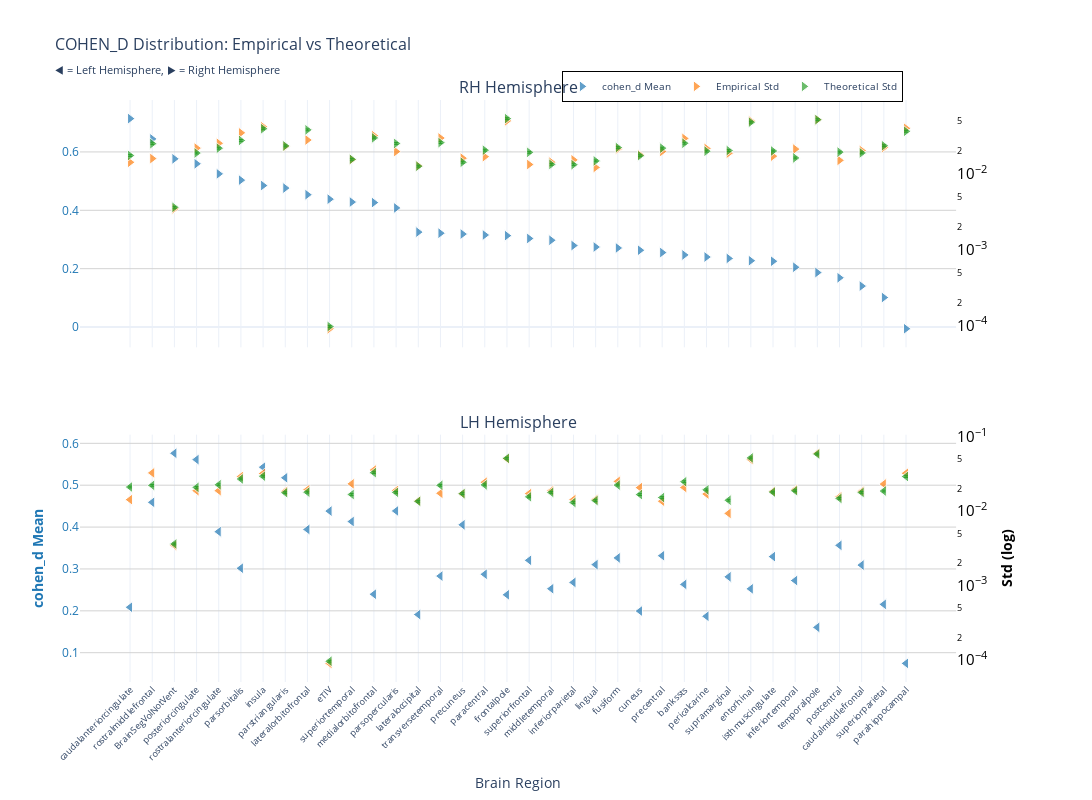
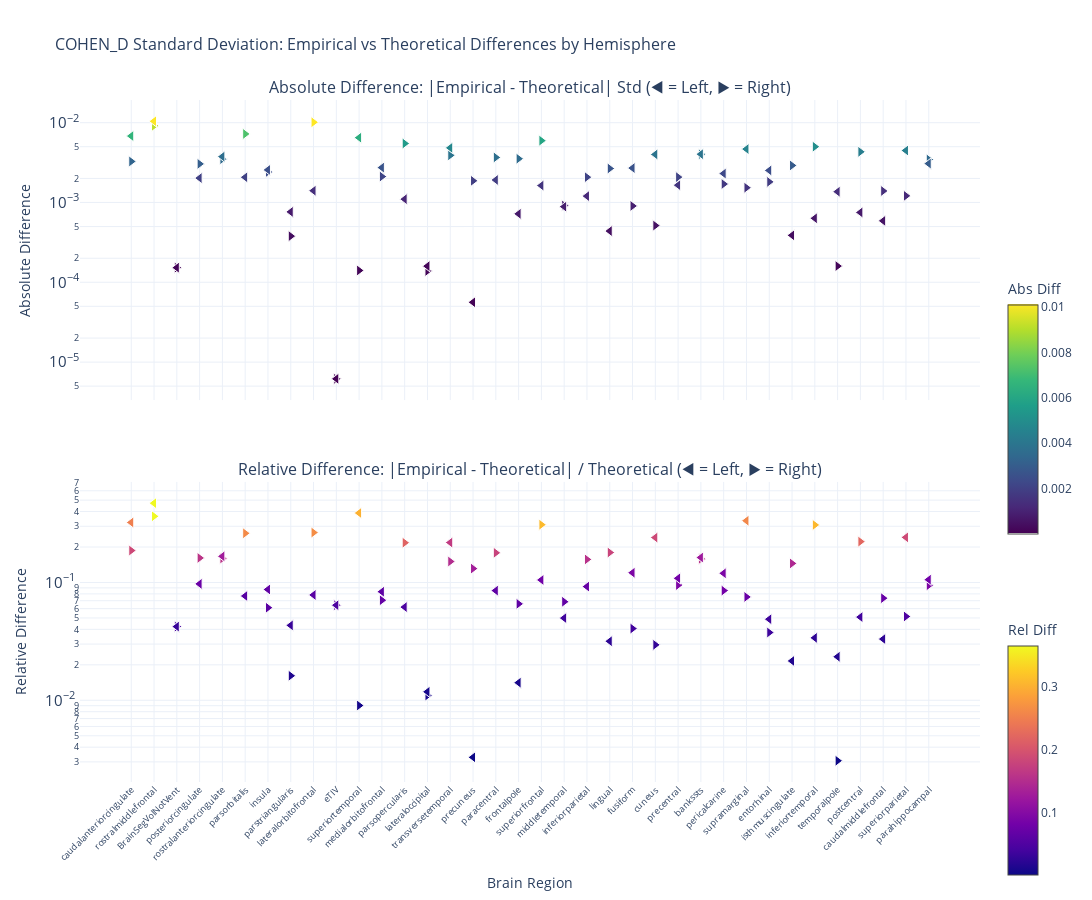

The notebook cell these images were saved under, in order:
### Markdown cell above
### Cohen's d

### Code cell
nu_nav = df_navr[(df_navr["timepoint"] == "baseline") & (df_navr["group"] == "HC-PD")]
data_path = stats_dir / f"cohen_d_baseline_{METRIC}.parquet"
df, stats = get_test_stats(
    data_path, stat_functions_F, nu_nav, hemisphere=True, study="baseline"
)
show_figure(
    stats, hemisphere=True, stat_name="cohen_d", study="baseline", metric=METRIC
)

### Figure 1 — Plotly figure (JSON) as saved in the notebook; plotly's stock layout.template omitted (floating-point values rounded to 4 significant figures)
{"data": [{"hovertemplate": "<b>%{x}</b><br>Mean cohen_d: %{y:.2f}<br><extra></extra>", "legendgroup": "mean", "marker": {"color": "#1f77b4", "line": {"color": "white", "width": 1}, "opacity": 0.7, "size": 10, "symbol": "triangle-right"}, "mode": "markers", "name": "cohen_d Mean", "showlegend": true, "type": "scatter", "x": ["caudalanteriorcingulate", "rostralmiddlefrontal", "BrainSegVolNotVent", "posteriorcingulate", "rostralanteriorcingulate", "parsorbitalis", "insula", "parstriangularis", "lateralorbitofrontal", "eTIV", "superiortemporal", "medialorbitofrontal", "parsopercularis", "lateraloccipital", "transversetemporal", "precuneus", "paracentral", "frontalpole", "superiorfrontal", "middletemporal", "inferiorparietal", "lingual", "fusiform", "cuneus", "precentral", "bankssts", "pericalcarine", "supramarginal", "entorhinal", "isthmuscingulate", "inferiortemporal", "temporalpole", "postcentral", "caudalmiddlefrontal", "superiorparietal", "parahippocampal"], "xaxis": "x", "y": [0.7142, 0.6446, 0.5763, 0.5594, 0.5249, 0.5034, 0.4848, 0.4762, 0.4535, 0.4382, 0.4283, 0.4265, 0.4081, 0.3252, 0.3216, 0.3186, 0.3153, 0.3132, 0.3035, 0.2974, 0.2792, 0.2742, 0.2709, 0.2631, 0.2551, 0.247, 0.2399, 0.2351, 0.2273, 0.2254, 0.205, 0.1866, 0.1688, 0.1403, 0.1011, -0.005829], "yaxis": "y"}, {"hovertemplate": "<b>%{x}</b><br>Empirical Std: %{y:.3f}<br><extra></extra>", "legendgroup": "empirical", "marker": {"color": "#ff7f0e", "line": {"color": "white", "width": 1}, "opacity": 0.7, "size": 10, "symbol": "triangle-right"}, "mode": "markers", "name": "Empirical Std", "showlegend": true, "type": "scatter", "x": ["caudalanteriorcingulate", "rostralmiddlefrontal", "BrainSegVolNotVent", "posteriorcingulate", "rostralanteriorcingulate", "parsorbitalis", "insula", "parstriangularis", "lateralorbitofrontal", "eTIV", "superiortemporal", "medialorbitofrontal", "parsopercularis", "lateraloccipital", "transversetemporal", "precuneus", "paracentral", "frontalpole", "superiorfrontal", "middletemporal", "inferiorparietal", "lingual", "fusiform", "cuneus", "precentral", "bankssts", "pericalcarine", "supramarginal", "entorhinal", "isthmuscingulate", "inferiortemporal", "temporalpole", "postcentral", "caudalmiddlefrontal", "superiorparietal", "parahippocampal"], "xaxis": "x", "y": [0.01424, 0.01594, 0.003462, 0.0219, 0.02535, 0.03485, 0.0419, 0.02306, 0.02803, 9.012e-05, 0.01543, 0.03201, 0.01973, 0.01277, 0.02978, 0.01612, 0.01689, 0.05018, 0.0133, 0.01427, 0.01531, 0.01218, 0.02138, 0.01791, 0.01981, 0.02943, 0.02167, 0.0188, 0.04999, 0.01715, 0.02125, 0.05187, 0.01509, 0.02033, 0.02233, 0.03998], "yaxis": "y2"}, {"error_y": {"array": [0.0004904, 0.0007027, 0.0001013, 0.0005284, 0.0006122, 0.0007741, 0.001106, 0.0006568, 0.001069, 2.698e-06, 0.0004363, 0.0008376, 0.0007064, 0.000354, 0.0007252, 0.0003993, 0.0005761, 0.001505, 0.0005394, 0.0003742, 0.0003708, 0.000416, 0.0006243, 0.0004875, 0.0006131, 0.0007118, 0.0005594, 0.0005697, 0.00135, 0.0005622, 0.0004552, 0.001458, 0.0005435, 0.0005305, 0.0006596, 0.001023], "arrayminus": [0.0004768, 0.0006832, 9.848e-05, 0.0005137, 0.0005953, 0.0007526, 0.001076, 0.0006386, 0.001039, 2.623e-06, 0.0004242, 0.0008143, 0.0006869, 0.0003442, 0.0007051, 0.0003882, 0.0005601, 0.001463, 0.0005245, 0.0003639, 0.0003605, 0.0004044, 0.000607, 0.0004739, 0.0005962, 0.0006921, 0.0005439, 0.0005539, 0.001313, 0.0005466, 0.0004426, 0.001417, 0.0005284, 0.0005158, 0.0006413, 0.0009948], "color": "#2ca02c", "thickness": 1, "type": "data", "visible": true, "width": 2}, "hovertemplate": "<b>%{x}</b><br>Theoretical Std: %{y:.3f}<br><extra></extra>", "legendgroup": "theoretical", "marker": {"color": "#2ca02c", "line": {"color": "white", "width": 1}, "opacity": 0.7, "size": 10, "symbol": "triangle-right"}, "mode": "markers", "name": "Theoretical Std", "showlegend": true, "type": "scatter", "x": ["caudalanteriorcingulate", "rostralmiddlefrontal", "BrainSegVolNotVent", "posteriorcingulate", "rostralanteriorcingulate", "parsorbitalis", "insula", "parstriangularis", "lateralorbitofrontal", "eTIV", "superiortemporal", "medialorbitofrontal", "parsopercularis", "lateraloccipital", "transversetemporal", "precuneus", "paracentral", "frontalpole", "superiorfrontal", "middletemporal", "inferiorparietal", "lingual", "fusiform", "cuneus", "precentral", "bankssts", "pericalcarine", "supramarginal", "entorhinal", "isthmuscingulate", "inferiortemporal", "temporalpole", "postcentral", "caudalmiddlefrontal", "superiorparietal", "parahippocampal"], "xaxis": "x", "y": [0.0175, 0.02508, 0.003615, 0.01886, 0.02185, 0.02763, 0.03949, 0.02344, 0.03815, 9.63e-05, 0.01557, 0.02989, 0.02521, 0.01263, 0.02588, 0.01425, 0.02056, 0.05371, 0.01925, 0.01336, 0.01323, 0.01485, 0.02228, 0.0174, 0.02188, 0.02541, 0.01997, 0.02033, 0.04818, 0.02007, 0.01625, 0.05203, 0.0194, 0.01894, 0.02354, 0.03652], "yaxis": "y2"}, {"hovertemplate": "<b>%{x}</b><br>Mean cohen_d: %{y:.2f}<br><extra></extra>", "legendgroup": "mean", "marker": {"color": "#1f77b4", "line": {"color": "white", "width": 1}, "opacity": 0.7, "size": 10, "symbol": "triangle-left"}, "mode": "markers", "name": "cohen_d Mean", "showlegend": false, "type": "scatter", "x": ["BrainSegVolNotVent", "posteriorcingulate", "insula", "parstriangularis", "rostralmiddlefrontal", "parsopercularis", "eTIV", "superiortemporal", "precuneus", "lateralorbitofrontal", "rostralanteriorcingulate", "postcentral", "precentral", "isthmuscingulate", "fusiform", "superiorfrontal", "lingual", "caudalmiddlefrontal", "parsorbitalis", "paracentral", "transversetemporal", "supramarginal", "inferiortemporal", "inferiorparietal", "bankssts", "middletemporal", "entorhinal", "medialorbitofrontal", "frontalpole", "superiorparietal", "caudalanteriorcingulate", "cuneus", "lateraloccipital", "pericalcarine", "temporalpole", "parahippocampal"], "xaxis": "x2", "y": [0.5763, 0.5611, 0.5431, 0.5178, 0.4591, 0.4385, 0.4382, 0.4132, 0.4054, 0.3944, 0.389, 0.3563, 0.3316, 0.3295, 0.3264, 0.3206, 0.3103, 0.3093, 0.3018, 0.2874, 0.283, 0.2811, 0.2723, 0.2679, 0.2632, 0.2528, 0.2525, 0.2397, 0.2383, 0.2155, 0.2085, 0.1994, 0.1911, 0.187, 0.1605, 0.0745], "yaxis": "y3"}, {"hovertemplate": "<b>%{x}</b><br>Empirical Std: %{y:.3f}<br><extra></extra>", "legendgroup": "empirical", "marker": {"color": "#ff7f0e", "line": {"color": "white", "width": 1}, "opacity": 0.7, "size": 10, "symbol": "triangle-left"}, "mode": "markers", "name": "Empirical Std", "showlegend": false, "type": "scatter", "x": ["BrainSegVolNotVent", "posteriorcingulate", "insula", "parstriangularis", "rostralmiddlefrontal", "parsopercularis", "eTIV", "superiortemporal", "precuneus", "lateralorbitofrontal", "rostralanteriorcingulate", "postcentral", "precentral", "isthmuscingulate", "fusiform", "superiorfrontal", "lingual", "caudalmiddlefrontal", "parsorbitalis", "paracentral", "transversetemporal", "supramarginal", "inferiortemporal", "inferiorparietal", "bankssts", "middletemporal", "entorhinal", "medialorbitofrontal", "frontalpole", "superiorparietal", "caudalanteriorcingulate", "cuneus", "lateraloccipital", "pericalcarine", "temporalpole", "parahippocampal"], "xaxis": "x2", "y": [0.003462, 0.01877, 0.03191, 0.0184, 0.03254, 0.01892, 9.012e-05, 0.02318, 0.01708, 0.01933, 0.01877, 0.01553, 0.01355, 0.01835, 0.02503, 0.01714, 0.01427, 0.01838, 0.02903, 0.02437, 0.01733, 0.009302, 0.01936, 0.01423, 0.02073, 0.01868, 0.04918, 0.0355, 0.05033, 0.02304, 0.01423, 0.02064, 0.01367, 0.01695, 0.05967, 0.03214], "yaxis": "y4"}, {"error_y": {"array": [0.0001013, 0.0005826, 0.0008224, 0.000494, 0.0006198, 0.0004994, 2.698e-06, 0.0004677, 0.0004801, 0.0005024, 0.0006311, 0.0004141, 0.0004257, 0.0005033, 0.0006255, 0.0004346, 0.0003874, 0.0004984, 0.0007554, 0.0006291, 0.0006209, 0.0003915, 0.0005246, 0.0003651, 0.0006936, 0.0004985, 0.001449, 0.000918, 0.00143, 0.0005201, 0.0005891, 0.0004663, 0.0003785, 0.0005393, 0.001634, 0.0008145], "arrayminus": [9.848e-05, 0.0005664, 0.0007996, 0.0004804, 0.0006026, 0.0004855, 2.623e-06, 0.0004548, 0.0004668, 0.0004884, 0.0006136, 0.0004026, 0.0004139, 0.0004893, 0.0006082, 0.0004226, 0.0003767, 0.0004846, 0.0007344, 0.0006116, 0.0006037, 0.0003806, 0.0005101, 0.000355, 0.0006744, 0.0004847, 0.001409, 0.0008925, 0.001391, 0.0005057, 0.0005727, 0.0004533, 0.000368, 0.0005244, 0.001588, 0.000792], "color": "#2ca02c", "thickness": 1, "type": "data", "visible": true, "width": 2}, "hovertemplate": "<b>%{x}</b><br>Theoretical Std: %{y:.3f}<br><extra></extra>", "legendgroup": "theoretical", "marker": {"color": "#2ca02c", "line": {"color": "white", "width": 1}, "opacity": 0.7, "size": 10, "symbol": "triangle-left"}, "mode": "markers", "name": "Theoretical Std", "showlegend": false, "type": "scatter", "x": ["BrainSegVolNotVent", "posteriorcingulate", "insula", "parstriangularis", "rostralmiddlefrontal", "parsopercularis", "eTIV", "superiortemporal", "precuneus", "lateralorbitofrontal", "rostralanteriorcingulate", "postcentral", "precentral", "isthmuscingulate", "fusiform", "superiorfrontal", "lingual", "caudalmiddlefrontal", "parsorbitalis", "paracentral", "transversetemporal", "supramarginal", "inferiortemporal", "inferiorparietal", "bankssts", "middletemporal", "entorhinal", "medialorbitofrontal", "frontalpole", "superiorparietal", "caudalanteriorcingulate", "cuneus", "lateraloccipital", "pericalcarine", "temporalpole", "parahippocampal"], "xaxis": "x2", "y": [0.003615, 0.02079, 0.02935, 0.01763, 0.02212, 0.01782, 9.63e-05, 0.01669, 0.01714, 0.01793, 0.02253, 0.01478, 0.01519, 0.01796, 0.02233, 0.01551, 0.01383, 0.01779, 0.02696, 0.02245, 0.02216, 0.01397, 0.01872, 0.01303, 0.02476, 0.01779, 0.05171, 0.03276, 0.05105, 0.01856, 0.02102, 0.01664, 0.01351, 0.01925, 0.05831, 0.02907], "yaxis": "y4"}], "layout": {"annotations": [{"font": {"size": 16}, "showarrow": false, "text": "RH Hemisphere", "x": 0.47, "xanchor": "center", "xref": "paper", "y": 1, "yanchor": "bottom", "yref": "paper"}, {"font": {"size": 16}, "showarrow": false, "text": "LH Hemisphere", "x": 0.47, "xanchor": "center", "xref": "paper", "y": 0.425, "yanchor": "bottom", "yref": "paper"}], "height": 800, "hovermode": "x", "legend": {"bgcolor": "rgba(255, 255, 255, 0.9)", "bordercolor": "black", "borderwidth": 1, "font": {"size": 10}, "orientation": "h", "x": 0.7, "xanchor": "center", "y": 1.05}, "title": {"font": {"size": 16}, "text": "COHEN_D Distribution: Empirical vs Theoretical<br><sub>◀ = Left Hemisphere, ▶ = Right Hemisphere</sub>"}, "width": 1400, "xaxis": {"anchor": "y", "domain": [0, 0.94], "matches": "x2", "showticklabels": false}, "xaxis2": {"anchor": "y3", "domain": [0, 0.94], "tickangle": -45, "tickfont": {"size": 9}, "title": {"text": "Brain Region"}}, "yaxis": {"anchor": "x", "domain": [0.575, 1], "gridcolor": "lightgray", "showgrid": true, "tickfont": {"color": "#1f77b4"}, "title": {"font": {"color": "#1f77b4"}, "text": ""}}, "yaxis2": {"anchor": "x", "exponentformat": "power", "overlaying": "y", "showgrid": false, "side": "right", "tickfont": {"color": "black"}, "title": {"font": {"color": "black"}, "text": ""}, "type": "log"}, "yaxis3": {"anchor": "x2", "domain": [0, 0.425], "gridcolor": "lightgray", "showgrid": true, "tickfont": {"color": "#1f77b4"}, "title": {"font": {"color": "#1f77b4"}, "text": "<b>cohen_d Mean</b>"}}, "yaxis4": {"anchor": "x2", "exponentformat": "power", "overlaying": "y3", "showgrid": false, "side": "right", "tickfont": {"color": "black"}, "title": {"font": {"color": "black"}, "text": "<b>Std (log)</b>"}, "type": "log"}}}

### Figure 2 — Plotly figure (JSON) as saved in the notebook; plotly's stock layout.template omitted (floating-point values rounded to 4 significant figures)
{"data": [{"hovertemplate": "<b>%{x}</b><br>Hemisphere: %{text}<br>Abs Diff: %{y:.4f}<br><extra></extra>", "legendgroup": "abs_rh", "marker": {"color": [0.003267, 0.00914, 0.0001526, 0.003045, 0.003494, 0.007226, 0.002411, 0.0003788, 0.01012, 6.176e-06, 0.0001407, 0.002113, 0.005485, 0.0001388, 0.003898, 0.001869, 0.00367, 0.003537, 0.005956, 0.0009164, 0.002076, 0.002666, 0.0009052, 0.0005139, 0.002079, 0.004028, 0.001703, 0.001532, 0.001812, 0.002912, 0.005, 0.0001597, 0.004309, 0.001394, 0.001211, 0.003458], "colorbar": {"len": 0.4, "title": {"text": "Abs Diff"}, "y": 0.75, "yanchor": "top"}, "colorscale": [[0, "#440154"], [0.1111, "#482878"], [0.2222, "#3e4989"], [0.3333, "#31688e"], [0.4444, "#26828e"], [0.5556, "#1f9e89"], [0.6667, "#35b779"], [0.7778, "#6ece58"], [0.8889, "#b5de2b"], [1, "#fde725"]], "line": {"color": "white", "width": 1}, "showscale": true, "size": 10, "symbol": "triangle-right"}, "mode": "markers", "name": "Absolute (rh)", "showlegend": false, "text": ["rh", "rh", "rh", "rh", "rh", "rh", "rh", "rh", "rh", "rh", "rh", "rh", "rh", "rh", "rh", "rh", "rh", "rh", "rh", "rh", "rh", "rh", "rh", "rh", "rh", "rh", "rh", "rh", "rh", "rh", "rh", "rh", "rh", "rh", "rh", "rh"], "type": "scatter", "x": ["caudalanteriorcingulate", "rostralmiddlefrontal", "BrainSegVolNotVent", "posteriorcingulate", "rostralanteriorcingulate", "parsorbitalis", "insula", "parstriangularis", "lateralorbitofrontal", "eTIV", "superiortemporal", "medialorbitofrontal", "parsopercularis", "lateraloccipital", "transversetemporal", "precuneus", "paracentral", "frontalpole", "superiorfrontal", "middletemporal", "inferiorparietal", "lingual", "fusiform", "cuneus", "precentral", "bankssts", "pericalcarine", "supramarginal", "entorhinal", "isthmuscingulate", "inferiortemporal", "temporalpole", "postcentral", "caudalmiddlefrontal", "superiorparietal", "parahippocampal"], "xaxis": "x", "y": [0.003267, 0.00914, 0.0001526, 0.003045, 0.003494, 0.007226, 0.002411, 0.0003788, 0.01012, 6.176e-06, 0.0001407, 0.002113, 0.005485, 0.0001388, 0.003898, 0.001869, 0.00367, 0.003537, 0.005956, 0.0009164, 0.002076, 0.002666, 0.0009052, 0.0005139, 0.002079, 0.004028, 0.001703, 0.001532, 0.001812, 0.002912, 0.005, 0.0001597, 0.004309, 0.001394, 0.001211, 0.003458], "yaxis": "y"}, {"hovertemplate": "<b>%{x}</b><br>Hemisphere: %{text}<br>Rel Diff: %{y:.2%}<br><extra></extra>", "legendgroup": "rel_rh", "marker": {"color": [0.1867, 0.3644, 0.0422, 0.1615, 0.1599, 0.2615, 0.06107, 0.01616, 0.2653, 0.06413, 0.009035, 0.07068, 0.2175, 0.01099, 0.1506, 0.1311, 0.1785, 0.06584, 0.3093, 0.06861, 0.1569, 0.1796, 0.04062, 0.02954, 0.095, 0.1586, 0.08531, 0.07537, 0.03762, 0.1451, 0.3078, 0.003069, 0.2222, 0.0736, 0.05144, 0.09469], "colorbar": {"len": 0.4, "title": {"text": "Rel Diff"}, "y": 0.25, "yanchor": "top"}, "colorscale": [[0, "#0d0887"], [0.1111, "#46039f"], [0.2222, "#7201a8"], [0.3333, "#9c179e"], [0.4444, "#bd3786"], [0.5556, "#d8576b"], [0.6667, "#ed7953"], [0.7778, "#fb9f3a"], [0.8889, "#fdca26"], [1, "#f0f921"]], "line": {"color": "white", "width": 1}, "showscale": true, "size": 10, "symbol": "triangle-right"}, "mode": "markers", "name": "Relative (rh)", "showlegend": false, "text": ["rh", "rh", "rh", "rh", "rh", "rh", "rh", "rh", "rh", "rh", "rh", "rh", "rh", "rh", "rh", "rh", "rh", "rh", "rh", "rh", "rh", "rh", "rh", "rh", "rh", "rh", "rh", "rh", "rh", "rh", "rh", "rh", "rh", "rh", "rh", "rh"], "type": "scatter", "x": ["caudalanteriorcingulate", "rostralmiddlefrontal", "BrainSegVolNotVent", "posteriorcingulate", "rostralanteriorcingulate", "parsorbitalis", "insula", "parstriangularis", "lateralorbitofrontal", "eTIV", "superiortemporal", "medialorbitofrontal", "parsopercularis", "lateraloccipital", "transversetemporal", "precuneus", "paracentral", "frontalpole", "superiorfrontal", "middletemporal", "inferiorparietal", "lingual", "fusiform", "cuneus", "precentral", "bankssts", "pericalcarine", "supramarginal", "entorhinal", "isthmuscingulate", "inferiortemporal", "temporalpole", "postcentral", "caudalmiddlefrontal", "superiorparietal", "parahippocampal"], "xaxis": "x2", "y": [0.1867, 0.3644, 0.0422, 0.1615, 0.1599, 0.2615, 0.06107, 0.01616, 0.2653, 0.06413, 0.009035, 0.07068, 0.2175, 0.01099, 0.1506, 0.1311, 0.1785, 0.06584, 0.3093, 0.06861, 0.1569, 0.1796, 0.04062, 0.02954, 0.095, 0.1586, 0.08531, 0.07537, 0.03762, 0.1451, 0.3078, 0.003069, 0.2222, 0.0736, 0.05144, 0.09469], "yaxis": "y2"}, {"hovertemplate": "<b>%{x}</b><br>Hemisphere: %{text}<br>Abs Diff: %{y:.4f}<br><extra></extra>", "legendgroup": "abs_lh", "marker": {"color": [0.0001526, 0.002023, 0.00256, 0.0007625, 0.01042, 0.001102, 6.176e-06, 0.006487, 5.62e-05, 0.001405, 0.003754, 0.0007512, 0.001649, 0.0003875, 0.002701, 0.001629, 0.0004387, 0.0005887, 0.002069, 0.001915, 0.004834, 0.004671, 0.0006341, 0.001202, 0.004031, 0.0008868, 0.002523, 0.002735, 0.0007204, 0.004481, 0.006796, 0.004001, 0.0001594, 0.002303, 0.001365, 0.00307], "colorbar": {"len": 0.4, "title": {"text": "Abs Diff"}, "y": 0.75, "yanchor": "top"}, "colorscale": [[0, "#440154"], [0.1111, "#482878"], [0.2222, "#3e4989"], [0.3333, "#31688e"], [0.4444, "#26828e"], [0.5556, "#1f9e89"], [0.6667, "#35b779"], [0.7778, "#6ece58"], [0.8889, "#b5de2b"], [1, "#fde725"]], "line": {"color": "white", "width": 1}, "showscale": false, "size": 10, "symbol": "triangle-left"}, "mode": "markers", "name": "Absolute (lh)", "showlegend": false, "text": ["lh", "lh", "lh", "lh", "lh", "lh", "lh", "lh", "lh", "lh", "lh", "lh", "lh", "lh", "lh", "lh", "lh", "lh", "lh", "lh", "lh", "lh", "lh", "lh", "lh", "lh", "lh", "lh", "lh", "lh", "lh", "lh", "lh", "lh", "lh", "lh"], "type": "scatter", "x": ["BrainSegVolNotVent", "posteriorcingulate", "insula", "parstriangularis", "rostralmiddlefrontal", "parsopercularis", "eTIV", "superiortemporal", "precuneus", "lateralorbitofrontal", "rostralanteriorcingulate", "postcentral", "precentral", "isthmuscingulate", "fusiform", "superiorfrontal", "lingual", "caudalmiddlefrontal", "parsorbitalis", "paracentral", "transversetemporal", "supramarginal", "inferiortemporal", "inferiorparietal", "bankssts", "middletemporal", "entorhinal", "medialorbitofrontal", "frontalpole", "superiorparietal", "caudalanteriorcingulate", "cuneus", "lateraloccipital", "pericalcarine", "temporalpole", "parahippocampal"], "xaxis": "x", "y": [0.0001526, 0.002023, 0.00256, 0.0007625, 0.01042, 0.001102, 6.176e-06, 0.006487, 5.62e-05, 0.001405, 0.003754, 0.0007512, 0.001649, 0.0003875, 0.002701, 0.001629, 0.0004387, 0.0005887, 0.002069, 0.001915, 0.004834, 0.004671, 0.0006341, 0.001202, 0.004031, 0.0008868, 0.002523, 0.002735, 0.0007204, 0.004481, 0.006796, 0.004001, 0.0001594, 0.002303, 0.001365, 0.00307], "yaxis": "y"}, {"hovertemplate": "<b>%{x}</b><br>Hemisphere: %{text}<br>Rel Diff: %{y:.2%}<br><extra></extra>", "legendgroup": "rel_lh", "marker": {"color": [0.0422, 0.09727, 0.08721, 0.04324, 0.471, 0.06181, 0.06413, 0.3886, 0.00328, 0.07837, 0.1666, 0.05083, 0.1085, 0.02157, 0.121, 0.105, 0.03173, 0.03309, 0.07675, 0.08528, 0.2181, 0.3343, 0.03387, 0.09226, 0.1628, 0.04984, 0.04879, 0.08347, 0.01411, 0.2414, 0.3233, 0.2404, 0.0118, 0.1196, 0.02342, 0.1056], "colorbar": {"len": 0.4, "title": {"text": "Rel Diff"}, "y": 0.25, "yanchor": "top"}, "colorscale": [[0, "#0d0887"], [0.1111, "#46039f"], [0.2222, "#7201a8"], [0.3333, "#9c179e"], [0.4444, "#bd3786"], [0.5556, "#d8576b"], [0.6667, "#ed7953"], [0.7778, "#fb9f3a"], [0.8889, "#fdca26"], [1, "#f0f921"]], "line": {"color": "white", "width": 1}, "showscale": false, "size": 10, "symbol": "triangle-left"}, "mode": "markers", "name": "Relative (lh)", "showlegend": false, "text": ["lh", "lh", "lh", "lh", "lh", "lh", "lh", "lh", "lh", "lh", "lh", "lh", "lh", "lh", "lh", "lh", "lh", "lh", "lh", "lh", "lh", "lh", "lh", "lh", "lh", "lh", "lh", "lh", "lh", "lh", "lh", "lh", "lh", "lh", "lh", "lh"], "type": "scatter", "x": ["BrainSegVolNotVent", "posteriorcingulate", "insula", "parstriangularis", "rostralmiddlefrontal", "parsopercularis", "eTIV", "superiortemporal", "precuneus", "lateralorbitofrontal", "rostralanteriorcingulate", "postcentral", "precentral", "isthmuscingulate", "fusiform", "superiorfrontal", "lingual", "caudalmiddlefrontal", "parsorbitalis", "paracentral", "transversetemporal", "supramarginal", "inferiortemporal", "inferiorparietal", "bankssts", "middletemporal", "entorhinal", "medialorbitofrontal", "frontalpole", "superiorparietal", "caudalanteriorcingulate", "cuneus", "lateraloccipital", "pericalcarine", "temporalpole", "parahippocampal"], "xaxis": "x2", "y": [0.0422, 0.09727, 0.08721, 0.04324, 0.471, 0.06181, 0.06413, 0.3886, 0.00328, 0.07837, 0.1666, 0.05083, 0.1085, 0.02157, 0.121, 0.105, 0.03173, 0.03309, 0.07675, 0.08528, 0.2181, 0.3343, 0.03387, 0.09226, 0.1628, 0.04984, 0.04879, 0.08347, 0.01411, 0.2414, 0.3233, 0.2404, 0.0118, 0.1196, 0.02342, 0.1056], "yaxis": "y2"}], "layout": {"annotations": [{"font": {"size": 16}, "showarrow": false, "text": "Absolute Difference: |Empirical - Theoretical| Std (◀ = Left, ▶ = Right)", "x": 0.5, "xanchor": "center", "xref": "paper", "y": 1, "yanchor": "bottom", "yref": "paper"}, {"font": {"size": 16}, "showarrow": false, "text": "Relative Difference: |Empirical - Theoretical| / Theoretical (◀ = Left, ▶ = Right)", "x": 0.5, "xanchor": "center", "xref": "paper", "y": 0.44, "yanchor": "bottom", "yref": "paper"}], "height": 900, "hovermode": "x unified", "showlegend": false, "title": {"font": {"size": 16}, "text": "COHEN_D Standard Deviation: Empirical vs Theoretical Differences by Hemisphere"}, "width": 1400, "xaxis": {"anchor": "y", "domain": [0, 1], "showticklabels": false}, "xaxis2": {"anchor": "y2", "domain": [0, 1], "tickangle": -45, "tickfont": {"size": 9}, "title": {"text": "Brain Region"}}, "yaxis": {"anchor": "x", "domain": [0.56, 1], "exponentformat": "power", "title": {"text": "Absolute Difference"}, "type": "log"}, "yaxis2": {"anchor": "x2", "domain": [0, 0.44], "exponentformat": "power", "title": {"text": "Relative Difference"}, "type": "log"}}}
